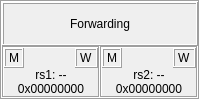
          <widget class="QFrame" name="frame_5">
           <property name="frameShape">
            <enum>QFrame::Box</enum>
           </property>
           <property name="frameShadow">
            <enum>QFrame::Sunken</enum>
           </property>
           <layout class="QGridLayout" name="gridLayout_12">
            <property name="leftMargin">
             <number>0</number>
            </property>
            <property name="topMargin">
             <number>0</number>
            </property>
            <property name="rightMargin">
             <number>0</number>
            </property>
            <property name="bottomMargin">
             <number>0</number>
            </property>
            <property name="spacing">
             <number>0</number>
            </property>
            <item row="1" column="0">
             <widget class="QFrame" name="rs1_frame">
              <property name="frameShape">
               <enum>QFrame::Box</enum>
              </property>
              <property name="frameShadow">
               <enum>QFrame::Sunken</enum>
              </property>
              <layout class="QGridLayout" name="gridLayout_13">
               <property name="leftMargin">
                <number>0</number>
               </property>
               <property name="topMargin">
                <number>0</number>
               </property>
               <property name="rightMargin">
                <number>0</number>
               </property>
               <property name="bottomMargin">
                <number>0</number>
               </property>
               <property name="spacing">
                <number>0</number>
               </property>
               <item row="0" column="1">
                <spacer name="horizontalSpacer_3">
                 <property name="orientation">
                  <enum>Qt::Horizontal</enum>
                 </property>
                 <property name="sizeType">
                  <enum>QSizePolicy::Minimum</enum>
                 </property>
                 <property name="sizeHint" stdset="0">
                  <size>
                   <width>40</width>
                   <height>20</height>
                  </size>
                 </property>
                </spacer>
               </item>
               <item row="2" column="0" colspan="3">
                <widget class="QLabel" name="E_rs1_val">
                 <property name="text">
                  <string>0x00000000</string>
                 </property>
                 <property name="alignment">
                  <set>Qt::AlignCenter</set>
                 </property>
                </widget>
               </item>
               <item row="0" column="0">
                <widget class="QLabel" name="rs1_FWD_M">
                 <property name="sizePolicy">
                  <sizepolicy hsizetype="Fixed" vsizetype="Preferred">
                   <horstretch>0</horstretch>
                   <verstretch>0</verstretch>
                  </sizepolicy>
                 </property>
                 <property name="frameShape">
                  <enum>QFrame::Box</enum>
                 </property>
                 <property name="frameShadow">
                  <enum>QFrame::Raised</enum>
                 </property>
                 <property name="text">
                  <string>M</string>
                 </property>
                </widget>
               </item>
               <item row="0" column="2">
                <widget class="QLabel" name="rs1_FWD_W">
                 <property name="sizePolicy">
                  <sizepolicy hsizetype="Fixed" vsizetype="Preferred">
                   <horstretch>0</horstretch>
                   <verstretch>0</verstretch>
                  </sizepolicy>
                 </property>
                 <property name="frameShape">
                  <enum>QFrame::Box</enum>
                 </property>
                 <property name="frameShadow">
                  <enum>QFrame::Raised</enum>
                 </property>
                 <property name="text">
                  <string>W</string>
                 </property>
                </widget>
               </item>
               <item row="1" column="0" colspan="3">
                <widget class="QLabel" name="E_rs1_num">
                 <property name="text">
                  <string>rs1: --</string>
                 </property>
                 <property name="alignment">
                  <set>Qt::AlignCenter</set>
                 </property>
                </widget>
               </item>
              </layout>
              <zorder>rs1_FWD_W</zorder>
              <zorder>rs1_FWD_M</zorder>
              <zorder>E_rs1_val</zorder>
              <zorder>horizontalSpacer_3</zorder>
              <zorder>E_rs1_num</zorder>
             </widget>
            </item>
            <item row="0" column="0" colspan="2">
             <widget class="QLabel" name="label_22">
              <property name="sizePolicy">
               <sizepolicy hsizetype="MinimumExpanding" vsizetype="Preferred">
                <horstretch>0</horstretch>
                <verstretch>0</verstretch>
               </sizepolicy>
              </property>
              <property name="frameShape">
               <enum>QFrame::Box</enum>
              </property>
              <property name="frameShadow">
               <enum>QFrame::Raised</enum>
              </property>
              <property name="text">
               <string>Forwarding</string>
              </property>
              <property name="alignment">
               <set>Qt::AlignCenter</set>
              </property>
             </widget>
            </item>
            <item row="1" column="1">
             <widget class="QFrame" name="rs2_frame">
              <property name="frameShape">
               <enum>QFrame::Box</enum>
              </property>
              <property name="frameShadow">
               <enum>QFrame::Sunken</enum>
              </property>
              <layout class="QGridLayout" name="gridLayout_14">
               <property name="leftMargin">
                <number>0</number>
               </property>
               <property name="topMargin">
                <number>0</number>
               </property>
               <property name="rightMargin">
                <number>0</number>
               </property>
               <property name="bottomMargin">
                <number>0</number>
               </property>
               <property name="spacing">
                <number>0</number>
               </property>
               <item row="0" column="1">
                <spacer name="horizontalSpacer_4">
                 <property name="orientation">
                  <enum>Qt::Horizontal</enum>
                 </property>
                 <property name="sizeType">
                  <enum>QSizePolicy::Minimum</enum>
                 </property>
                 <property name="sizeHint" stdset="0">
                  <size>
                   <width>40</width>
                   <height>20</height>
                  </size>
                 </property>
                </spacer>
               </item>
               <item row="2" column="0" colspan="3">
                <widget class="QLabel" name="E_rs2_val">
                 <property name="text">
                  <string>0x00000000</string>
                 </property>
                 <property name="alignment">
                  <set>Qt::AlignCenter</set>
                 </property>
                </widget>
               </item>
               <item row="0" column="0">
                <widget class="QLabel" name="rs2_FWD_M">
                 <property name="sizePolicy">
                  <sizepolicy hsizetype="Fixed" vsizetype="Preferred">
                   <horstretch>0</horstretch>
                   <verstretch>0</verstretch>
                  </sizepolicy>
                 </property>
                 <property name="frameShape">
                  <enum>QFrame::Box</enum>
                 </property>
                 <property name="frameShadow">
                  <enum>QFrame::Raised</enum>
                 </property>
                 <property name="text">
                  <string>M</string>
                 </property>
                </widget>
               </item>
               <item row="0" column="2">
                <widget class="QLabel" name="rs2_FWD_W">
                 <property name="sizePolicy">
                  <sizepolicy hsizetype="Fixed" vsizetype="Preferred">
                   <horstretch>0</horstretch>
                   <verstretch>0</verstretch>
                  </sizepolicy>
                 </property>
                 <property name="frameShape">
                  <enum>QFrame::Box</enum>
                 </property>
                 <property name="frameShadow">
                  <enum>QFrame::Raised</enum>
                 </property>
                 <property name="text">
                  <string>W</string>
                 </property>
                </widget>
               </item>
               <item row="1" column="0" colspan="3">
                <widget class="QLabel" name="E_rs2_num">
                 <property name="text">
                  <string>rs2: --</string>
                 </property>
                 <property name="alignment">
                  <set>Qt::AlignCenter</set>
                 </property>
                </widget>
               </item>
              </layout>
             </widget>
            </item>
           </layout>
          </widget>
